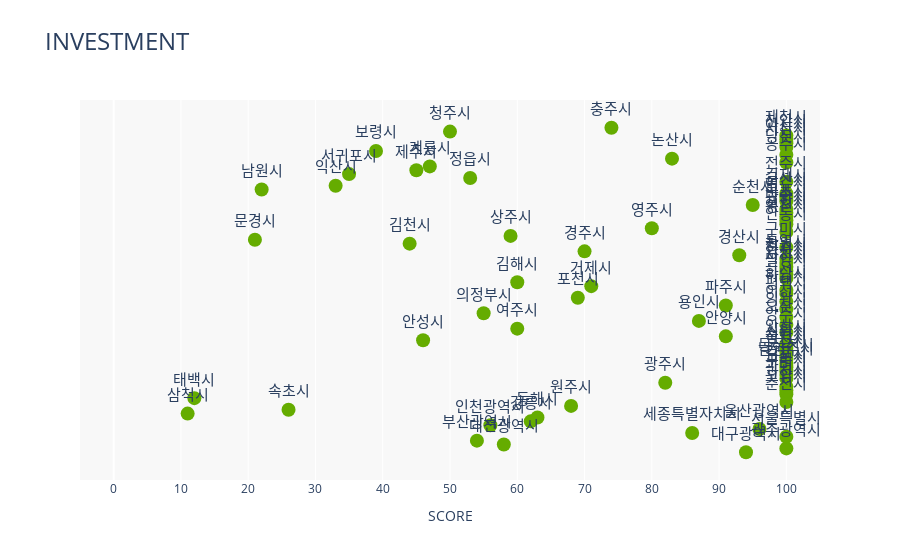

The cell this chart's notebook holds for it:
### Markdown cell above
### 투자(Investment)

### Code cell
# 투자
create_scatter_plot(ps, 'Investment', 'rgba(101, 172, 0, 1)')

### Figure 1 — Plotly figure (JSON) as saved in the notebook; plotly's stock layout.template omitted (floating-point values rounded to 4 significant figures)
{"data": [{"hovertemplate": "<b>%{text}</b><br>Investment: %{x}<extra></extra>", "legendgroup": "", "marker": {"color": "rgba(101, 172, 0, 1)", "size": 14, "symbol": "circle"}, "mode": "markers+text", "name": "", "orientation": "h", "showlegend": false, "text": ["대구광역시", "광주광역시", "대전광역시", "부산광역시", "서울특별시", "세종특별자치시", "울산광역시", "인천광역시", "강릉시", "동해시", "삼척시", "속초시", "원주시", "춘천시", "태백시", "고양시", "과천시", "광명시", "광주시", "구리시", "군포시", "김포시", "남양주시", "동두천시", "부천시", "성남시", "수원시", "시흥시", "안산시", "안성시", "안양시", "양주시", "여주시", "오산시", "용인시", "의왕시", "의정부시", "이천시", "파주시", "평택시", "포천시", "하남시", "화성시", "거제시", "김해시", "밀양시", "사천시", "양산시", "진주시", "창원시", "통영시", "경산시", "경주시", "구미시", "김천시", "문경시", "상주시", "안동시", "영주시", "영천시", "포항시", "광양시", "나주시", "목포시", "순천시", "여수시", "군산시", "김제시", "남원시", "익산시", "전주시", "정읍시", "서귀포시", "제주시", "계룡시", "공주시", "논산시", "당진시", "보령시", "서산시", "아산시", "천안시", "제천시", "청주시", "충주시"], "textfont": {"size": 15}, "textposition": "top center", "type": "scatter", "x": [94, 100, 58, 54, 100, 86, 96, 56, 62, 63, 11, 26, 68, 100, 12, 100, 100, 100, 82, 100, 100, 100, 100, 100, 100, 100, 100, 100, 100, 46, 91, 100, 60, 100, 87, 100, 55, 100, 91, 100, 69, 100, 100, 71, 60, 100, 100, 100, 100, 100, 100, 93, 70, 100, 44, 21, 59, 100, 80, 100, 100, 100, 100, 100, 95, 100, 100, 100, 22, 33, 100, 53, 35, 45, 47, 100, 83, 100, 39, 100, 100, 100, 100, 50, 74], "xaxis": "x", "y": [0, 1, 2, 3, 4, 5, 6, 7, 8, 9, 10, 11, 12, 13, 14, 15, 16, 17, 18, 19, 20, 21, 22, 23, 24, 25, 26, 27, 28, 29, 30, 31, 32, 33, 34, 35, 36, 37, 38, 39, 40, 41, 42, 43, 44, 45, 46, 47, 48, 49, 50, 51, 52, 53, 54, 55, 56, 57, 58, 59, 60, 61, 62, 63, 64, 65, 66, 67, 68, 69, 70, 71, 72, 73, 74, 75, 76, 77, 78, 79, 80, 81, 82, 83, 84], "yaxis": "y"}], "layout": {"legend": {"tracegroupgap": 0}, "plot_bgcolor": "rgba(242, 242, 242, 0.5)", "title": {"font": {"size": 24}, "text": "INVESTMENT"}, "xaxis": {"anchor": "y", "domain": [0, 1], "dtick": 10, "range": [-5, 105], "tick0": 0, "tickmode": "linear", "title": {"text": "SCORE"}}, "yaxis": {"anchor": "x", "domain": [0, 1], "title": {"text": "index"}, "visible": false}}}
